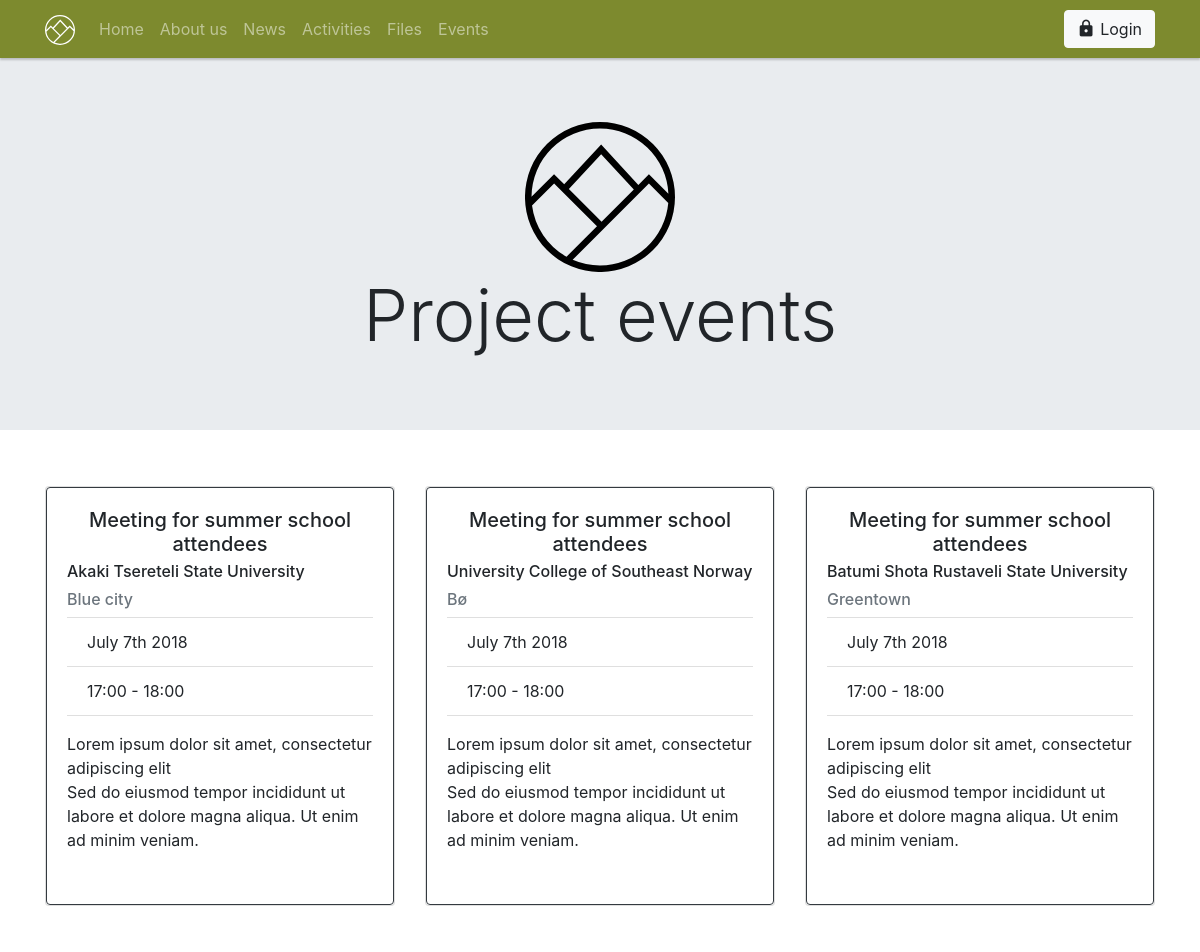
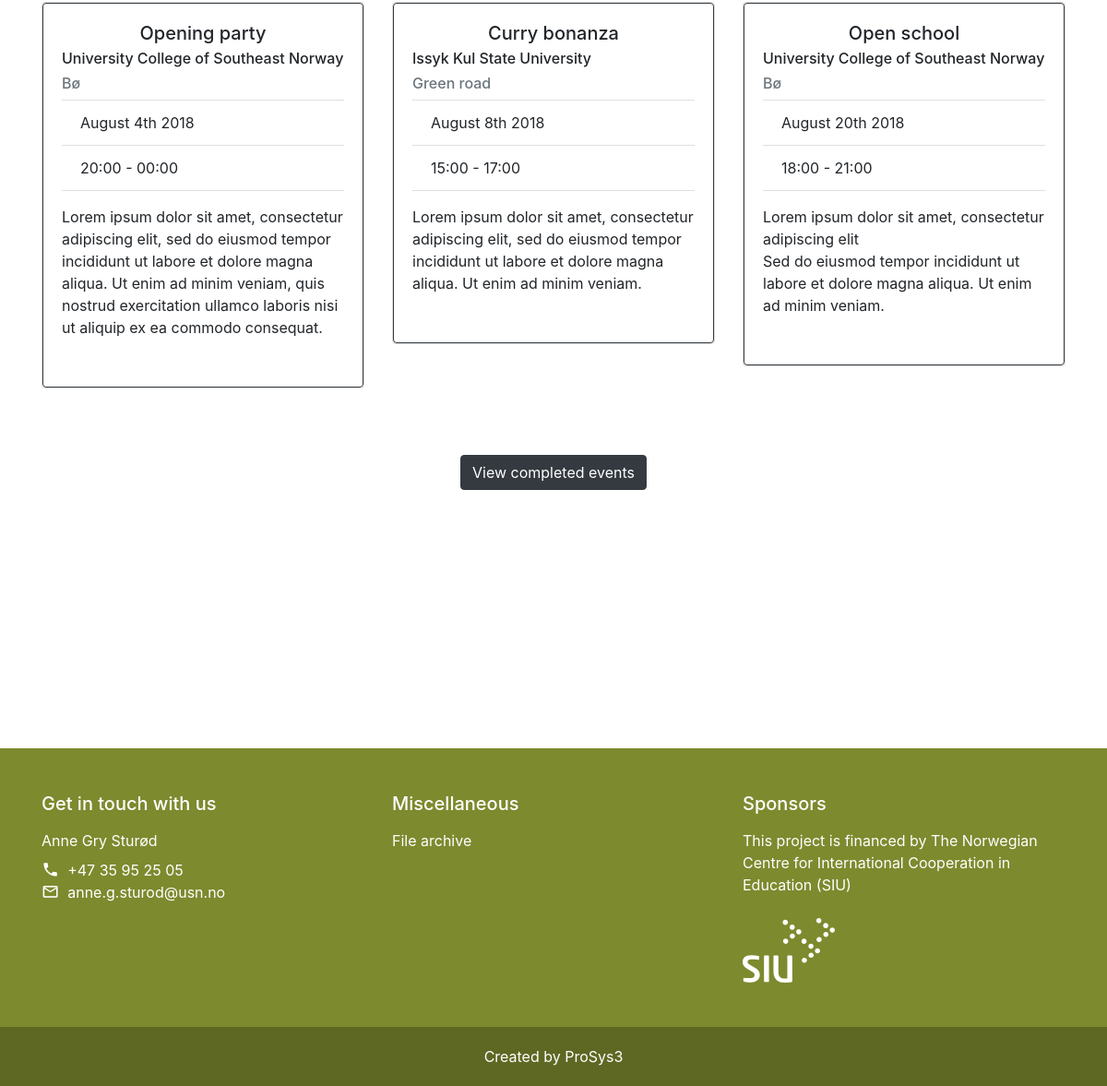
Screenshot of /events.php with the database file from the repository (2 pictures, top to bottom).
### tables this page shows
CREATE TABLE Event (

Event_ID        TINYINT(3)          AUTO_INCREMENT NOT NULL,
Event_Name      VARCHAR(40)         NOT NULL,
Event_Location  VARCHAR(50)         NOT NULL,
Event_Start     Time                NOT NULL,
Event_End       Time                NOT NULL,
Event_Date      DATE                NOT NULL,
Event_Text      VARCHAR(255)        NOT NULL,
Event_Company   TINYINT(3)          NOT NULL,
Event_Author    TINYINT(3)          NOT NULL,

CONSTRAINT EventID_PK               PRIMARY KEY (Event_ID),
CONSTRAINT Event_EventCompany_FK    FOREIGN KEY (Event_Company) REFERENCES Company(Company_ID),
CONSTRAINT Event_EventAuthor_FK     FOREIGN KEY (Event_Author) REFERENCES User_Data(User_ID)

);

CREATE TABLE Company (

    Company_ID          TINYINT(3)      AUTO_INCREMENT NOT NULL,
    Company_Name        VARCHAR(60)     NOT NULL,
    Company_Acronym     VARCHAR(60)     NOT NULL,
    Company_Country     VARCHAR(60)     NOT NULL,
    Company_Website     VARCHAR(100)    NOT NULL,

    CONSTRAINT CompanyID_PK PRIMARY KEY (Company_ID)

);

### events.php (the view, shortened to what this page needs)
<?php
    include 'dbconfig.php';
    include 'rsc/import/php/components/head.php';
    include 'rsc/import/php/components/header.php';
  ?>
<main>
    <section class="jumbotron jumbotron-fluid">
        <div class="container text-center">
          <a href="#" class=""><img src="rsc/img/logo/sustour/logo_symbol_black.svg" width="150"></a>
          <h1 class="display-3">Project events</h1>
        </div>
    </section>
            <?php
            $sql = 'SELECT * FROM Event WHERE Event_Date > CURDATE() ORDER BY Event_Date ASC, Event_Start ASC';
            $result = mysqli_query($con, $sql);
            $numrow = mysqli_num_rows($result);
            $counter = 1;
            echo '<section class="container py-4">';
            echo '<div class="row">';
            while ( $row = mysqli_fetch_array( $result ) ){
                $tempQuery = "SELECT * FROM Company WHERE " . $row['Event_Company'] . " = Company_ID";
                $tempRes = mysqli_query($con,$tempQuery);
                $tempRow = mysqli_fetch_array($tempRes);
                $d = new DateTime($row['Event_Date']);
                $date = $d->format('F jS o');
                $sTime = new DateTime($row['Event_Start']);
                $eTime = new DateTime($row['Event_End']);
                $startTime = $sTime->format('H:i');
                $endTime = $eTime->format('H:i');
                echo '<div class="col-sm-4">';
                echo '<div class="card">';
                echo '<div class="card border-dark">';
                echo '<div class="card-body d-flex flex-column">';
                echo '<h5 class="card-title text-center">';
                echo $row['Event_Name'];
                echo '</h5>';
                echo '<h6 class="card-subtitle">';
                echo $tempRow['Company_Name'];
                echo '</h6>';
                echo '<h6 class="card-subtitle my-2 text-muted">';
                echo $row['Event_Location'];
                echo '</h6>';
                echo '<ul class="list-group list-group-flush">';
                echo '<li class="list-group-item">';
                echo $date;
                echo '</li>';
                echo '<li class="list-group-item">';
                echo $startTime . ' - ' . $endTime;
                echo '</li>' ;
                echo '</ul>' ;
                echo '<p class="card-text">';
                echo $row['Event_Text'];
                echo '</p>';
                echo '</div>';
                echo '</div>';
                echo '</div>';
                echo '</div>';
                if ($counter % 3 == 0) {
                 echo '</div>';
                 echo '</section>';
                  if ($counter == $numrow) {
                    } else {
                        echo '<section class="container py-4">';
                        echo '<div class="row">';
                    }
               }
                  $counter++;
                }
            ?>
  <section class="container py-5">
      <div class="row">
          <div class="col text-center">
              <p>
                  <a class="btn btn-dark" data-toggle="collapse" href="#collapseExample" role="button" aria-expanded="false" aria-controls="collapseExample">
                        View completed events
                  </a>
                </p>
</main>
<br>
<br>
<br>
<br>
<br>
<br>
<br>
<br>
<br>
<?php include 'rsc/import/php/components/footer.php'?>

### rsc/import/php/components/head.php (shortened to what this page needs)
<!DOCTYPE html>
<html lang="en">
<head>
        <link rel="stylesheet" href="https://maxcdn.bootstrapcdn.com/bootstrap/4.0.0/css/bootstrap.min.css">
        <link rel="stylesheet" href="rsc/import/css/custom.css">
</head>
<body>

### rsc/import/php/components/header.php (shortened to what this page needs)
<nav id="prosys3-navbar" class="navbar navbar-expand-lg navbar-dark fixed-top">
    <div class="container">
        <a class="navbar-brand" href="index.php"><img src="rsc/img/logo/sustour/logo_symbol_white.svg" width="30" height="30" alt="Logo symbol"></a>
        <div class="collapse navbar-collapse justify-content-between" id="navbarNav">
            <ul class="navbar-nav">
                <li class="nav-item"><a class="nav-link" href="index.php">Home</a></li>
                <li class="nav-item"><a class="nav-link" href="about.php">About us</a></li>
                <li class="nav-item"><a class="nav-link" href="news.php">News</a></li>
                <li class="nav-item"><a class="nav-link" href="activities.php">Activities</a></li>
                <li class="nav-item"><a class="nav-link" href="files.php">Files</a></li>
                <li class="nav-item"><a class="nav-link" href="events.php">Events</a></li>
            </ul>
            <div>
                <?php
                    include 'rsc/import/php/components/buttons/btn_login_logout.php';
                ?>
            </div>
        </div>
    </div>
</nav>

### rsc/import/php/components/buttons/btn_login_logout.php
<?php
$login = '<a class="btn btn-light ml-2" href="login.php" role="button"><i class="material-icons">lock</i> Login</a>';
$logout = '<button class="btn btn-light ml-2" type="submit" name="logout" role="button"><i class="material-icons">exit_to_app</i> Logout</button>';
$form = '<div style="display: inline-block;">
            <form method="post">
                <input type="hidden">' . $logout . '
            </form>
        </div>';
if ( isset( $_SESSION['login_email']) ) {
    echo $form;
    if ( isset( $_POST['logout'] ) ) {
        session_destroy();
        header('Refresh: 0; URL=login.php');
    }
} else {
    echo $login;
}

### rsc/import/php/components/footer.php (shortened to what this page needs)
<footer id="prosys3-footer" class="">
    <section class="py-5">
        <div class="container">
            <div class="row">
                <div class="col">
                    <h5 class="mb-3">Get in touch with us</h5>
                    <p class="mb-2">Anne Gry Sturød</p>
                    <ul class="mb-4" style="list-style-type: none; padding-left: 0;">
                        <li><i class="material-icons">phone</i>&nbsp;&nbsp;+47 35 95 25 05</li>
                        <li><i class="material-icons">mail_outline</i>&nbsp;&nbsp;anne.g.sturod@usn.no</li>
                    </ul>
                </div>
                <div class="col">
                    <h5 class="mb-3">Miscellaneous</h5>
                    <ul style="list-style-type: none; padding-left: 0;">
                        <li><a class="text-white" href="#">File archive</a></li>
                    </ul>
                </div>
                <div class="col">
                    <h5 class="mb-3">Sponsors</h5>
                    <p class="mb-4">This project is financed by The Norwegian Centre for International Cooperation in Education (SIU)</p>
                    <a href="https://siu.no/" target="_blank"><img src="rsc/img/logo/siu/white.svg" width="100" alt="SIU"></a>
                </div>
            </div>
        </div>
    </section>
    <section class="footer-copyright">
        <div class="container text-center">
            Created by ProSys3
        </div>
    </section>
</footer>
</body>
</html>

### rsc/import/css/custom.css (style rules this page uses)
:root { --theme-color: #7d8a2e; }
nav#prosys3-navbar { background-color: var(--theme-color); box-shadow: 0 2px 2px rgba(0,0,0,0.2); overflow: visible; }
footer#prosys3-footer { background-color: var(--theme-color); color: white; }
.footer-copyright { background-color: rgba(0,0,0,0.25); padding: 20px 0; }
.material-icons { font-family: 'Material Icons'; font-weight: normal; font-style: normal; font-size: 1.2em; display: inline-block; line-height: 1em; vertical-align: text-top; text-transform: none; letter-spacing: normal; word-wrap: normal; white-space: nowrap; direction: ltr; -webkit-font-smoothing: antialiased; text-rendering: optimizeLegibility; -moz-osx-font-smoothing: grayscale; font-feature-settings: 'liga'; }

### rsc/import/php/components/header.php (style rules this page uses)
:root { --prosys3-navbar-height: 58px; }
nav#prosys3-navbar ~ main { margin-top: var(--prosys3-navbar-height); }

### rows the page displays
event: Event_Name "Meeting for summer school attendees", Event_Company.Company_Name "Akaki Tsereteli State University", Event_Location "Blue city", Event_Date "July 7th 2018", Event_Start "17:00", Event_End "18:00", Event_Text "Lorem ipsum dolor sit amet, consectetur adipiscing elit Sed do eiusmod tempor incididunt ut labore et dolore magna aliqua. Ut enim ad minim veniam."
event: Event_Name "Meeting for summer school attendees", Event_Company.Company_Name "University College of Southeast Norway", Event_Location "Bø", Event_Date "July 7th 2018", Event_Start "17:00", Event_End "18:00", Event_Text "Lorem ipsum dolor sit amet, consectetur adipiscing elit Sed do eiusmod tempor incididunt ut labore et dolore magna aliqua. Ut enim ad minim veniam."
event: Event_Name "Meeting for summer school attendees", Event_Company.Company_Name "Batumi Shota Rustaveli State University", Event_Location "Greentown", Event_Date "July 7th 2018", Event_Start "17:00", Event_End "18:00", Event_Text "Lorem ipsum dolor sit amet, consectetur adipiscing elit Sed do eiusmod tempor incididunt ut labore et dolore magna aliqua. Ut enim ad minim veniam."
event: Event_Name "Opening party", Event_Company.Company_Name "University College of Southeast Norway", Event_Location "Bø", Event_Date "August 4th 2018", Event_Start "20:00", Event_End "00:00", Event_Text "Lorem ipsum dolor sit amet, consectetur adipiscing elit, sed do eiusmod tempor incididunt ut labore et dolore magna aliqua. Ut enim ad minim veniam, quis nostrud exercitation ullamco laboris nisi ut aliquip ex ea commodo consequat."
event: Event_Name "Curry bonanza", Event_Company.Company_Name "Issyk Kul State University", Event_Location "Green road", Event_Date "August 8th 2018", Event_Start "15:00", Event_End "17:00", Event_Text "Lorem ipsum dolor sit amet, consectetur adipiscing elit, sed do eiusmod tempor incididunt ut labore et dolore magna aliqua. Ut enim ad minim veniam."
event: Event_Name "Open school", Event_Company.Company_Name "University College of Southeast Norway", Event_Location "Bø", Event_Date "August 20th 2018", Event_Start "18:00", Event_End "21:00", Event_Text "Lorem ipsum dolor sit amet, consectetur adipiscing elit Sed do eiusmod tempor incididunt ut labore et dolore magna aliqua. Ut enim ad minim veniam."
